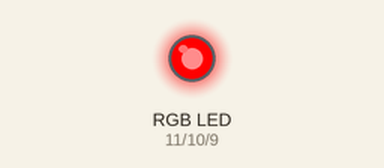
A sketch run on a simulated Arduino Uno, built with avr-gcc and run on an emulated ATmega328P. Shown: an RGB LED mixed from three pins (HIGH = lit).

Above: at 0.1 s.
At 2.1 s:
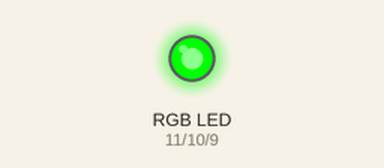
At 11.1 s:
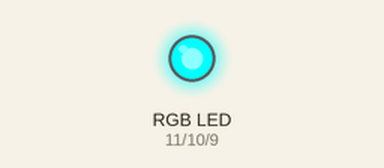
At 15.1 s:
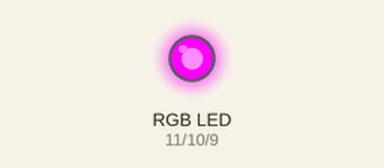
At 28.1 s:
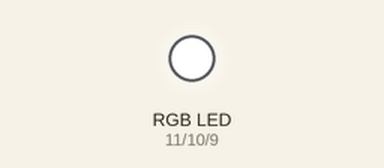
At 37.1 s:
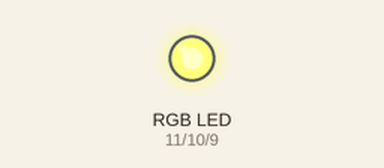
Timing chart, 0 to 38.6 s (numbered marks = the images above):
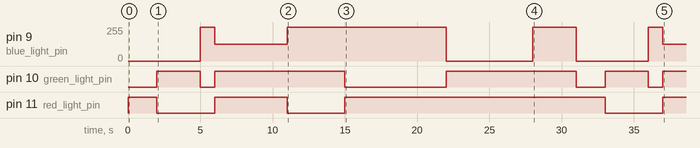

The sketch:

light.ino
```cpp
int red_light_pin= 11;
int green_light_pin = 10;
int blue_light_pin = 9;
void setup() {
  pinMode(red_light_pin, OUTPUT);
  pinMode(green_light_pin, OUTPUT);
  pinMode(blue_light_pin, OUTPUT);
}
void loop() {
  RGB_color(255, 0, 0);
  delay(2000);
  RGB_color(0, 255, 0);
  delay(3000);
  RGB_color(0, 0, 255);
  delay(1000);
  RGB_color(255, 255, 125);
  delay(5000);
  RGB_color(0, 255, 255);
  delay(4000);
  RGB_color(255, 0, 255);
  delay(7000);
  RGB_color(255, 255, 0);
  delay(6000);
  RGB_color(255, 255, 255);
  delay(3000);
}
void RGB_color(int red_light_value, int green_light_value, int blue_light_value)
 {
  analogWrite(red_light_pin, red_light_value);
  analogWrite(green_light_pin, green_light_value);
  analogWrite(blue_light_pin, blue_light_value);
}
```

Measured:
- by itself, pin 10 (green_light_pin): LOW → HIGH at 2.0 s, → LOW 3.0 s later, → HIGH 1.0 s later, → LOW 9.0 s later, … (9 changes in this stretch)
- by itself, pin 11 (red_light_pin): goes HIGH 2.0 s, LOW 4.0 s, HIGH 5.0 s, LOW 4.0 s, HIGH 18.0 s, LOW 4.0 s, then HIGH
- by itself, pin 9 (blue_light_pin): 0/255 → 255/255 at 5.0 s, → 125/255 1.0 s later, → 255/255 5.0 s later, → 0/255 11.0 s later, … (8 changes in this stretch)
